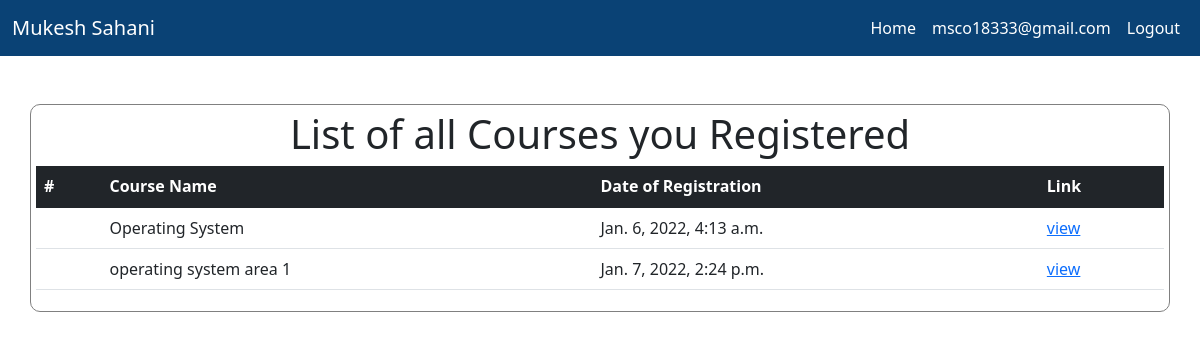
Before: /course/viewlist/ (signed in) with the older database file.
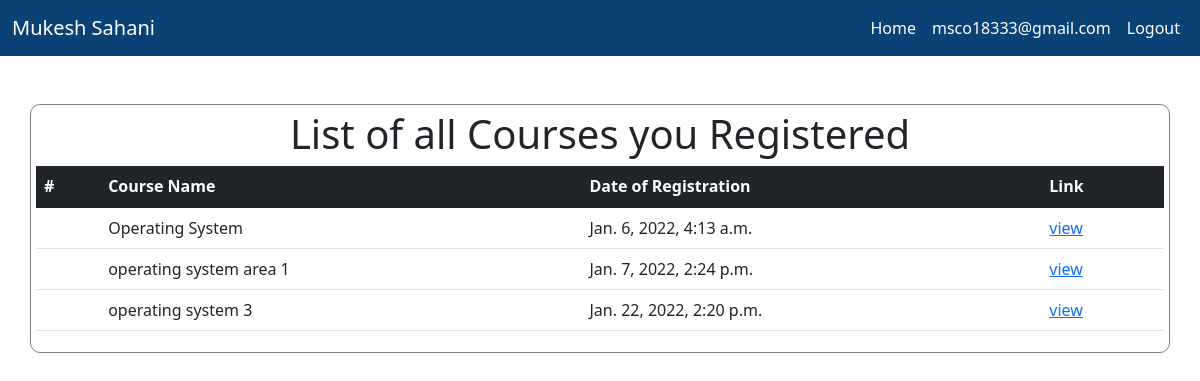
After: the same page with the newer database file.
### course_system/models.py (models this page shows)
class CourseData(models.Model):
    course_id = models.AutoField(primary_key=True)
    course_name = models.CharField(max_length=255, blank=True)
    course_json_file = models.FileField(upload_to='documents/')
    uploaded_at = models.DateTimeField(auto_now_add=True)
    def __str__(self):
        return self.course_name

### course_system/views.py (the view)
# urls.py: path('viewlist/', views.show_register_course, name = "ShowCourse"),
@login_required
def show_register_course(request):
    context = {}
    if request.user.profile.organisation == "Profesor":
        course_data = CourseRegisterBy.objects.filter(user_id = request.user.profile)
        print(course_data)
        print(MEDIA_ROOT)
        print(MEDIA_URL)
        print(MEDIA_ROOT+MEDIA_URL)
        course_data_list = []
        for course_d in course_data:
            print(course_d.course_id)
            course_data_list.append(course_d.course_id)
    else:
        course_data_list = CourseData.objects.all() # get all course for students.
    print(course_data_list)
    for course in course_data_list:
        try:
            json_object = get_json_object(course.course_json_file)
            print("-------------------")
            print(json_object)
            print("--------------------")
        except Exception as e:
            print("File is not Json")
    context['course_data'] = course_data_list
    return render(request, 'course_system/course_list_view.html', context)

### course_system/utils.py (called while the page is built)
def get_json_object(json_filename):
    try:
        print(MEDIA_ROOT + "/" + str(json_filename))
        course_json_file = open(MEDIA_ROOT + "/" + str(json_filename))
        course_json_object = json.loads(course_json_file.read())
        course_json_file.close()
        return course_json_object
    except Exception as e:
        return None

### course_system/templates/course_system/course_list_view.html (shortened to what this page needs)
{% extends 'course.basic.html' %}
{% block body %}
    <br />
    <br />
    <div class="container" style="border: 1px solid gray;padding: 5px;border-radius:10px;">
        <center class="h1">
            List of all Courses you Registered
        </center>
        <table class="table">
            <thead class="table-dark">
                <tr>
                    <th scope="col">#</th>
                    <th scope="col">Course Name</th>
                    <th scope="col">Date of Registration</th>
                    <th scope="col">Link</th>
                </tr>
            </thead>
            <tbody>
                {% for course in course_data %}
                    <tr>
                        <th scope="row">
                        </th>
                        <td>
                            {{ course.course_name }}
                        </td>
                        <td>
                            {{ course.uploaded_at }}
                        </td>
                        <td>
                            <a href="/course/courseview/{{ course.course_id }}">view</a>
                        </td>
                    </tr>
                {% endfor %}
            </tbody>
        </table>
    </div>
{% endblock %}

Changed rows visible on the page:
added CourseData: course_name "operating system 3", uploaded_at "Jan. 22, 2022, 2:20 p.m."
